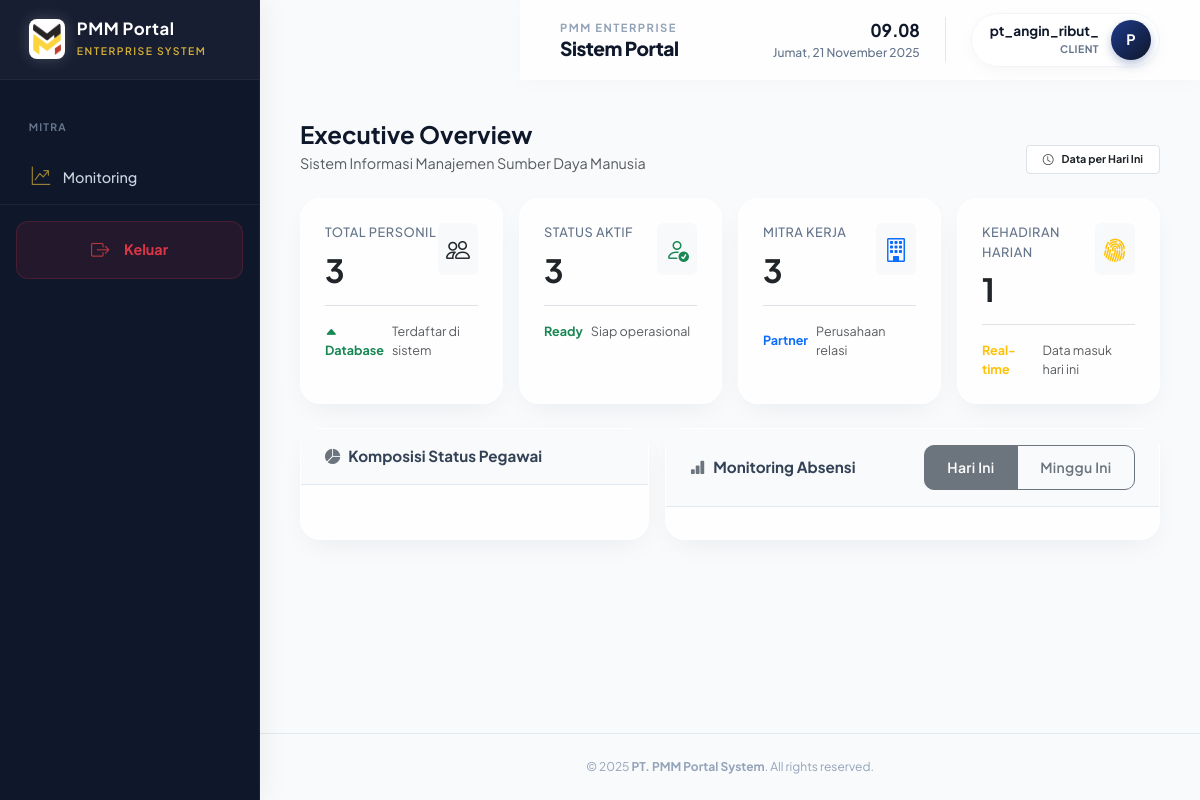
/ (signed in), run on the app's committed database.
### app/models.py (models this page shows, shortened)
class User(UserMixin, db.Model):
    __tablename__ = "users"
    id = db.Column(db.Integer, primary_key=True)
    username = db.Column(db.String(100), unique=True, nullable=False)
    password_hash = db.Column(db.String(200), nullable=False)
    role = db.Column(db.String(50), nullable=False)
    created_at = db.Column(db.DateTime, default=datetime.utcnow)
    active = db.Column(db.Boolean, default=True)
    client_account = db.relationship("Client", back_populates="user", uselist=False)

### app/routes.py (the view)
@main_bp.route('/')
@login_required
def dashboard():
    from app import db
    today = date.today()
    total_employees = Employee.query.count()
    active_employees = Employee.query.filter_by(status='aktif').count()
    total_clients = Client.query.count()
    total_assignments = Assignment.query.filter_by(status='aktif').count()
    total_karyawan = User.query.filter_by(role='employee').count()
    hadir_hari_ini = Attendance.query.filter(
        Attendance.date == today,
        func.trim(func.lower(Attendance.status)) == literal('hadir')
    ).count()
    emp_status = (
        db.session.query(Employee.status, func.count(Employee.id))
        .group_by(Employee.status)
        .all()
    )
    status_labels = [s[0].capitalize() for s in emp_status] if emp_status else []
    status_counts = [s[1] for s in emp_status] if emp_status else []
    att_labels = ['Hadir', 'Izin', 'Sakit', 'Alpha']
    att_counts = [
        Attendance.query.filter(
            Attendance.date == today,
            func.trim(func.lower(Attendance.status)) == literal('hadir')
        ).count(),
        Attendance.query.filter(
            Attendance.date == today,
            func.trim(func.lower(Attendance.status)) == literal('izin')
        ).count(),
        Attendance.query.filter(
            Attendance.date == today,
            func.trim(func.lower(Attendance.status)) == literal('sakit')
        ).count(),
        Attendance.query.filter(
            Attendance.date == today,
            func.trim(func.lower(Attendance.status)) == literal('alpha')
        ).count(),
    ]
    print("=" * 80)
    print("DEBUG — status_labels:", status_labels)
    print("DEBUG — status_counts:", status_counts)
    print("DEBUG — att_labels:", att_labels)
    print("DEBUG — att_counts:", att_counts)
    print("=" * 80)
    return render_template(
        'dashboard.html',
        title='Dashboard - HR Portal',
        user=current_user,
        today=today,
        total_employees=total_employees,
        active_employees=active_employees,
        total_clients=total_clients,
        total_assignments=total_assignments,
        total_karyawan=total_karyawan,
        hadir_hari_ini=hadir_hari_ini,
        status_labels=status_labels,
        status_counts=status_counts,
        att_labels=att_labels,
        att_counts=att_counts
    )

### app/templates/dashboard.html (shortened to what this page needs)
{% extends "base.html" %}
{% block content %}
<div class="container-fluid p-0 font-corp">
    <div class="row mb-4 align-items-end">
        <div class="col">
            <h4 class="fw-bold text-corp-primary mb-1">Executive Overview</h4>
            <p class="text-muted mb-0" style="font-size: 0.9rem;">Sistem Informasi Manajemen Sumber Daya Manusia</p>
        </div>
        <div class="col-auto">
            <span class="badge bg-white text-dark border px-3 py-2 rounded-1">
                <i class="bi bi-clock me-2"></i>Data per Hari Ini
            </span>
        </div>
    </div>
    <div class="row g-3 mb-4">
        <div class="col-md-6 col-xl-3">
            <div class="card card-corp h-100 border-top-primary">
                <div class="card-body p-4">
                    <div class="d-flex justify-content-between align-items-start">
                        <div>
                            <div class="text-corp-muted mb-2">Total Personil</div>
                            <h2 class="fw-bold text-dark mb-0">{{ total_employees }}</h2>
                        </div>
                        <div class="bg-light rounded p-2 text-dark">
                            <i class="bi bi-people fs-4"></i>
                        </div>
                    </div>
                    <div class="mt-3 pt-3 border-top d-flex align-items-center text-muted small">
                        <span class="text-success fw-bold me-2"><i class="bi bi-caret-up-fill"></i> Database</span>
                        <span>Terdaftar di sistem</span>
                    </div>
                </div>
            </div>
        </div>
        <div class="col-md-6 col-xl-3">
            <div class="card card-corp h-100 border-top-success">
                <div class="card-body p-4">
                    <div class="d-flex justify-content-between align-items-start">
                        <div>
                            <div class="text-corp-muted mb-2">Status Aktif</div>
                            <h2 class="fw-bold text-dark mb-0">{{ active_employees }}</h2>
                        </div>
                        <div class="bg-light rounded p-2 text-success">
                            <i class="bi bi-person-check fs-4"></i>
                        </div>
                    </div>
                    <div class="mt-3 pt-3 border-top d-flex align-items-center text-muted small">
                        <span class="text-success fw-bold me-2">Ready</span>
                        <span>Siap operasional</span>
                    </div>
                </div>
            </div>
        </div>
        <div class="col-md-6 col-xl-3">
            <div class="card card-corp h-100 border-top-info">
                <div class="card-body p-4">
                    <div class="d-flex justify-content-between align-items-start">
                        <div>
                            <div class="text-corp-muted mb-2">Mitra Kerja</div>
                            <h2 class="fw-bold text-dark mb-0">{{ total_clients }}</h2>
                        </div>
                        <div class="bg-light rounded p-2 text-primary">
                            <i class="bi bi-building fs-4"></i>
                        </div>
                    </div>
                    <div class="mt-3 pt-3 border-top d-flex align-items-center text-muted small">
                        <span class="text-primary fw-bold me-2">Partner</span>
                        <span>Perusahaan relasi</span>
                    </div>
                </div>
            </div>
        </div>
        <div class="col-md-6 col-xl-3">
            <div class="card card-corp h-100 border-top-warning">
                <div class="card-body p-4">
                    <div class="d-flex justify-content-between align-items-start">
                        <div>
                            <div class="text-corp-muted mb-2">Kehadiran Harian</div>
                            <h2 class="fw-bold text-dark mb-0">{{ hadir_hari_ini }}</h2>
                        </div>
                        <div class="bg-light rounded p-2 text-warning">
                            <i class="bi bi-fingerprint fs-4"></i>
                        </div>
                    </div>
                    <div class="mt-3 pt-3 border-top d-flex align-items-center text-muted small">
                        <span class="text-warning fw-bold me-2">Real-time</span>
                        <span>Data masuk hari ini</span>
                    </div>
                </div>
            </div>
        </div>
    </div>
    <div class="row g-3">
        <div class="col-lg-5">
            <div class="card card-corp h-100">
                <div class="card-header-corp d-flex justify-content-between align-items-center">
                    <span><i class="bi bi-pie-chart-fill me-2 text-secondary"></i>Komposisi Status Pegawai</span>
                </div>
                <div class="card-body d-flex align-items-center justify-content-center">
                </div>
            </div>
        </div>
        <div class="col-lg-7">
            <div class="card card-corp h-100">
                <div class="card-header-corp d-flex justify-content-between align-items-center">
                    <span><i class="bi bi-bar-chart-fill me-2 text-secondary"></i>Monitoring Absensi</span>
                    <div class="btn-group btn-group-sm">
                        <button type="button" class="btn btn-outline-secondary active">Hari Ini</button>
                        <button type="button" class="btn btn-outline-secondary">Minggu Ini</button>
                    </div>
                </div>
                <div class="card-body">
                </div>
            </div>
        </div>
    </div>
</div>
{% endblock %}

### app/templates/base.html (shortened to what this page needs)
<!DOCTYPE html>
<html lang="id">
<head>
  <link href="https://cdn.jsdelivr.net/npm/bootstrap@5.3.3/dist/css/bootstrap.min.css" rel="stylesheet" />
  <link href="https://cdn.jsdelivr.net/npm/bootstrap-icons@1.11.3/font/bootstrap-icons.css" rel="stylesheet" />
  <link rel="stylesheet" href="{{ url_for('static', filename='css/luxury.css') }}">
</head>
<body>
  <aside class="sidebar" id="sidebar">
    <div class="sidebar-header">
      <a href="{{ url_for('hr.hr_dashboard') if current_user.role in ['admin', 'hr'] else '#' }}" class="brand-logo">
        <img src="{{ url_for('static', filename='uploads/logo login.png') }}" alt="PMM Logo" />
        <div class="brand-text">
          <h5>PMM Portal</h5>
          <small>Enterprise System</small>
        </div>
      </a>
    </div>
    <div class="sidebar-content" style="flex: 1; overflow-y: auto; padding-top: 10px;">
      <nav class="nav flex-column">
        {% if current_user.is_authenticated %}
          {% if current_user.role in ['admin', 'hr'] %}
            <div class="nav-section">Manajemen Utama</div>
            <a class="nav-link {% if request.path.startswith('/hr/dashboard') %}active{% endif %}" href="{{ url_for('hr.hr_dashboard') }}">
              <i class="bi bi-speedometer2"></i> Dashboard
            </a>
            <a class="nav-link {% if request.path.startswith('/hr/employees') %}active{% endif %}" href="{{ url_for('hr.manage_employees') }}">
              <i class="bi bi-people-fill"></i> Data Karyawan
            </a>
            <a class="nav-link {% if request.path.startswith('/hr/clients') %}active{% endif %}" href="{{ url_for('hr.manage_clients') }}">
              <i class="bi bi-briefcase-fill"></i> Data Client
            </a>
            <div class="nav-section">Operasional</div>
            <a class="nav-link {% if request.path.startswith('/hr/attendance') %}active{% endif %}" href="{{ url_for('hr.attendance_dashboard') }}">
              <i class="bi bi-calendar-check-fill"></i> Absensi Harian
            </a>
            <a class="nav-link {% if request.path.startswith('/hr/operation') %}active{% endif %}" href="{{ url_for('hr.operation_dashboard') }}">
              <i class="bi bi-truck"></i> Logistik & Ops
            </a>
          {% elif current_user.role == 'employee' %}
            <div class="nav-section">Karyawan</div>
            <a class="nav-link {% if request.path.startswith('/employee/dashboard') %}active{% endif %}" href="{{ url_for('employee.dashboard_employee') }}">
              <i class="bi bi-person-workspace"></i> Portal Saya
            </a>
          {% elif current_user.role == 'client' %}
            <div class="nav-section">Mitra</div>
            <a class="nav-link {% if request.path.startswith('/client/dashboard') %}active{% endif %}" href="{{ url_for('client.dashboard_client') }}">
              <i class="bi bi-graph-up-arrow"></i> Monitoring
            </a>
          {% endif %}
        {% endif %}
      </nav>
    </div>
    <div class="mt-auto p-3" style="border-top: 1px solid rgba(255,255,255,0.05);">
      {% if current_user.is_authenticated %}
      <a href="{{ url_for('auth.logout') }}" class="nav-link text-danger fw-bold d-flex align-items-center justify-content-center" style="background: rgba(220, 53, 69, 0.1); border-radius: 12px; border: 1px solid rgba(220, 53, 69, 0.2);">
        <i class="bi bi-box-arrow-right me-2" style="color: #ef4444;"></i> Keluar
      </a>
      {% endif %}
    </div>
  </aside>
  <div class="main-content">
    <header class="top-navbar">
      <div class="d-flex align-items-center gap-3">
        <div class="page-title-wrapper">
          <span class="page-subtitle">PMM Enterprise</span>
          <h4 class="page-title-main" id="dynamicPageTitle">Dashboard</h4>
        </div>
      </div>
      <div class="d-flex align-items-center">
        <div class="datetime-box d-none d-md-block">
          <div class="live-clock" id="liveClock">00:00</div>
          <div class="live-date" id="currentDate">...</div>
        </div>
        {% if current_user.is_authenticated %}
        <div class="user-pill">
          <div class="user-info d-none d-md-block">
             <span class="user-name">{{ current_user.username }}</span>
             <span class="user-role">{{ current_user.role }}</span>
          </div>
          <div class="avatar-circle">
             {{ current_user.username[0]|upper if current_user.username else 'U' }}
          </div>
        </div>
        {% endif %}
      </div>
    </header>
    <div class="content-body">
      {% block content %}{% endblock %}
    </div>
    <footer style="background: transparent; padding: 1.5rem 2.5rem; text-align: center; font-size: 0.75rem; color: #94a3b8; border-top: 1px solid #e2e8f0; margin-top: auto;">
      <span>&copy; {{ current_year or 2025 }} <strong>PT. PMM Portal System</strong>. All rights reserved.</span>
    </footer>
  </div>
</body>
</html>

### data on the page
User: username "pt_angin_ribut_", role "CLIENT", username "P"

### other printed values
{{ total_employees }} "3"
{{ active_employees }} "3"
{{ total_clients }} "3"
{{ hadir_hari_ini }} "1"
{{ current_year or 2025 }} "2025"
